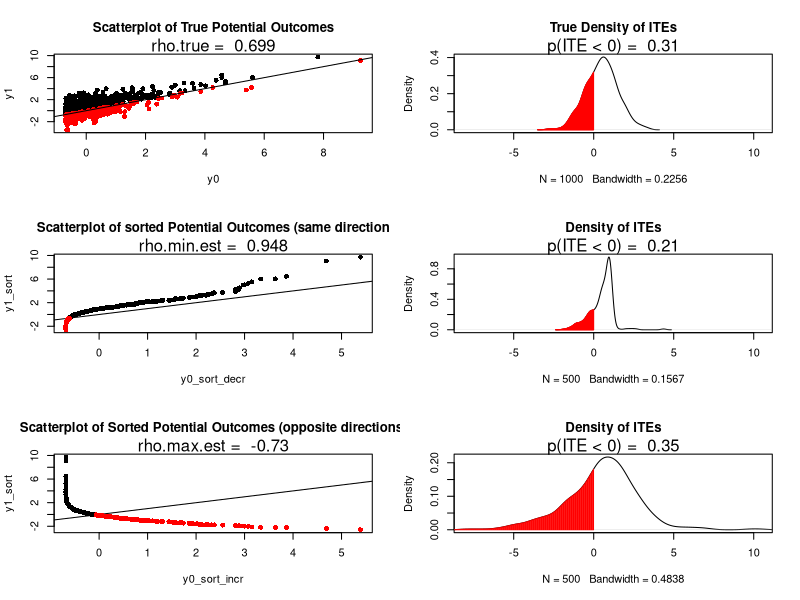

This chart was generated by the following R code:

# --- GENERATE DATA ------------------------------------------------------------
n <- 1000
y0_dist <- 'norm'
y0.fun <- function(dist = y0_dist)
  {
  switch(dist,
         norm = rnorm(n),
         chisq = scale(rchisq(n, 1)))
}
y0 <- y0.fun('chisq')
ITE.var <- 1
ATE <- 0.5
y1 <- y0 + ATE + rnorm(n, sd = ITE.var)
z <- sample(rep(0:1, each = n/2))



df <- data.frame(z, y0, y1)
head(df)

# treatment assignment & observed PO's ####
df$y <- with(df, ifelse(z == 0, y0, y1))
df$y1_obs <- with(df, ifelse(z == 0, NA, z)*y1)
df$y0_obs <- with(df, ifelse(z == 1, NA, 1-z)*y0)

# data.frame of plotting data (sorted PO's & estimated ITEs) ####
df.plot <- with(df, 
                {
                  y1_sort <- sort(y1_obs, decreasing = T)
                  y0_sort_decr <- sort(y0_obs, decreasing = T)
                  y0_sort_incr <- sort(y0_obs, decreasing = F)
                  ite_min_var <- y1_sort - y0_sort_decr
                  ite_max_var <- y1_sort - y0_sort_incr
                  
                  data.frame(y1_sort, y0_sort_decr, y0_sort_incr,
                             ite_min_var, ite_max_var)
                })

# --- PLOTS --------------------------------------------------------------------

par(mfrow = c(3, 2))

with(df, 
     {
       plot(x=y0, y1, type = 'n', 
            main = 'Scatterplot of True Potential Outcomes')
       
       rho.true <- round(cor(y1, y0), 3)
       
       pos.ind <- which(y1 >= y0)
       neg.ind <- which(y1 < y0)
       
       points(x=y0[pos.ind], y1[pos.ind], pch = 16, col = 'black')
       points(x=y0[neg.ind], y1[neg.ind], pch = 16, col = 'red')
       
       abline(a=0, b=1)
       mtext(paste('rho.true = ', rho.true))
     })

with(df, 
     {
       ite.dens <- density(y1 - y0)
       plot(ite.dens, main = 'True Density of ITEs',
            xlim = range(df.plot$ite_max_var))
       below.0 <- mean(y1 - y0 < 0)
       mtext(paste('p(ITE < 0) = ', round(below.0, 2)))
       # make table of x & y density value ####
       dens.tab <- cbind(ite.dens$x, ite.dens$y)
       
       # shade part of density below x = 0 ####
       apply(dens.tab[which(ite.dens$x < 0), ], 1, function(x)
       {
         segments(x0 = x[1], y0 = 0,
                  x1 = x[1], y1 = x[2],
                  col = 'red')
       })
     })


with(df.plot, 
     {
       rho.min.est <-  round(cor(y1_sort, y0_sort_decr), 3)
       rho.max.est <-  round(cor(y1_sort, y0_sort_incr), 3)
       
       # plot for min ITE var
       plot(x = y0_sort_decr, y = y1_sort, type = 'n',
            main = 'Scatterplot of sorted Potential Outcomes (same direction')
       
       abline(a=0, b=1)
       
       pos.ind <- which(y1_sort >= y0_sort_decr)
       neg.ind <- which(y1_sort < y0_sort_decr)
       
       points(x=y0_sort_decr[pos.ind], y1_sort[pos.ind], pch = 16, col = 'black')
       points(x=y0_sort_decr[neg.ind], y1_sort[neg.ind], pch = 16, col = 'red')
       
       mtext(paste('rho.min.est = ', rho.min.est))
       
       # density for min ITE var
       ite.dens <- density(ite_min_var)
       plot(ite.dens, main = 'Density of ITEs',
            xlim = range(ite_max_var))
       below.0 <- mean(ite_min_var < 0)
       mtext(paste('p(ITE < 0) = ', round(below.0, 2)))
       # make table of x & y density value ####
       dens.tab <- cbind(ite.dens$x, ite.dens$y)
       
       # shade part of density below x = 0 ####
       apply(dens.tab[which(ite.dens$x < 0), ], 1, function(x)
       {
         segments(x0 = x[1], y0 = 0,
                  x1 = x[1], y1 = x[2],
                  col = 'red')
       })
       
       # plot for max ITE var
       plot(x = y0_sort_incr, y = y1_sort, type = 'n',
            main = 'Scatterplot of Sorted Potential Outcomes (opposite directions)')
       
       abline(a=0, b=1)
       
       pos.ind <- which(y1_sort >= y0_sort_incr)
       neg.ind <- which(y1_sort < y0_sort_incr)
       
       points(x=y0_sort_incr[pos.ind], y1_sort[pos.ind], pch = 16, col = 'black')
       points(x=y0_sort_incr[neg.ind], y1_sort[neg.ind], pch = 16, col = 'red')
       mtext(paste('rho.max.est = ', rho.max.est))
       
       # density for min ITE var
       ite.dens <- density(ite_max_var)
       plot(ite.dens, main = 'Density of ITEs',
            xlim = range(ite_max_var))
       below.0 <- mean(ite_max_var < 0)
       mtext(paste('p(ITE < 0) = ', round(below.0, 2)))
       # make table of x & y density value ####
       dens.tab <- cbind(ite.dens$x, ite.dens$y)
       
       # shade part of density below x = 0 ####
       apply(dens.tab[which(ite.dens$x < 0), ], 1, function(x)
       {
         segments(x0 = x[1], y0 = 0,
                  x1 = x[1], y1 = x[2],
                  col = 'red')
       })
       
     })
       





# --- OLD CODE ----------------------------------------------------------------
df$y1_obs_rank <- rank(df$y1_obs, na.last = "keep")
df$y0_obs_rank <- rank(df$y0_obs, na.last = "keep")


# get imputed y1s

df$y0_imp <- apply(df, 1, function(x){
  if(x['z'] == 0) x['y0_obs'] else sample(df$y0, 1)
})


# get imptued y0s
df$y0_imp <- apply(df, 1, function(x){
  if(x['z'] == 0) x['y0_obs'] else sample(df$y0, 1)
})


# PO lookup by rank
with(df, y1_obs[which(y1_obs_rank == 1)])

rank.lookup <- function(dat = df, rank, rank.var, target.var)
{
  # browser()
  rank.min <- min(dat[, rank.var], na.rm = T)
  rank.max <- min(dat[, rank.var], na.rm = T)
  stopifnot(rank >= rank.min | rank <= rank.max)
  
  rank_ind <- which(dat[, rank.var] == rank)
  dat[rank_ind, target.var]
  
}

rank.lookup(df, rank = 1, 'y1_obs_rank', 'y1_obs')

sapply(df$y1_obs_rank, function(x){
  if(is.na(x)) NA else{
    rank.lookup(df, rank = x, 'y0_obs_rank', 'y0_obs')
  }
})

# (in progress) get imputed y1s (y0 of same rank)
apply(df, 1, function(x){
  
  # browser()
  
  if(x['z'] == 1)
  {
    x['y1_obs']
  }
  else
  {
    # sample(df$y1, 1)
    rank_ind <- x['y0_obs_rank']
    y1_ind <- which(df$y1_obs_rank == rank_ind)
    df$y1_obs[y1_ind]
  }
  
})

